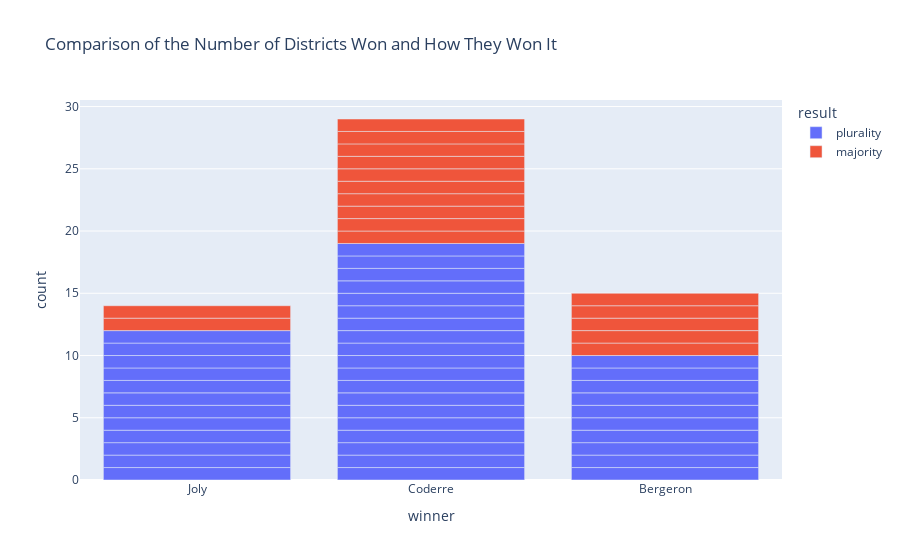

Notebook code cell kept with this figure:
### Markdown cell above
Like above, we could simply find the count of the categories by just mentioning the column that contains these categories. By comparing the heights, we could see that Coderre won the most districts out of the three candidates followed by Bergeron. Here we didn't specify the y axis value as mentioning only the column with categorical variable automatically counts the number of those categories. We could always specify the y value to see the relation of the categories to some numeric values in other column.

What if we want to incoroporate different features into this bar plot? We could incorporate another categorical feature that could show new set of intuitive information on top of what we already have. Now we will look at something called the stacked bar plot.

### Code cell
plot = px.bar(election_data,x="winner",color="result",title="Comparison of the Number of Districts Won and How They Won It")
plot.show()

### Figure 1 — Plotly figure (JSON) as saved in the notebook; plotly's stock layout.template omitted (floating-point values rounded to 4 significant figures)
{"data": [{"alignmentgroup": "True", "hovertemplate": "result=plurality<br>winner=%{x}<br>count=%{y}<extra></extra>", "legendgroup": "plurality", "marker": {"color": "#636efa", "pattern": {"shape": ""}}, "name": "plurality", "offsetgroup": "plurality", "orientation": "v", "showlegend": true, "textposition": "auto", "x": ["Joly", "Joly", "Coderre", "Bergeron", "Coderre", "Bergeron", "Bergeron", "Coderre", "Coderre", "Coderre", "Coderre", "Joly", "Coderre", "Coderre", "Joly", "Joly", "Joly", "Bergeron", "Coderre", "Coderre", "Coderre", "Coderre", "Bergeron", "Joly", "Joly", "Joly", "Joly", "Coderre", "Joly", "Coderre", "Coderre", "Joly", "Coderre", "Coderre", "Bergeron", "Bergeron", "Coderre", "Coderre", "Bergeron", "Bergeron", "Bergeron"], "xaxis": "x", "y": [1, 1, 1, 1, 1, 1, 1, 1, 1, 1, 1, 1, 1, 1, 1, 1, 1, 1, 1, 1, 1, 1, 1, 1, 1, 1, 1, 1, 1, 1, 1, 1, 1, 1, 1, 1, 1, 1, 1, 1, 1], "yaxis": "y", "type": "bar"}, {"alignmentgroup": "True", "hovertemplate": "result=majority<br>winner=%{x}<br>count=%{y}<extra></extra>", "legendgroup": "majority", "marker": {"color": "#EF553B", "pattern": {"shape": ""}}, "name": "majority", "offsetgroup": "majority", "orientation": "v", "showlegend": true, "textposition": "auto", "x": ["Bergeron", "Bergeron", "Coderre", "Coderre", "Coderre", "Bergeron", "Bergeron", "Coderre", "Coderre", "Coderre", "Bergeron", "Coderre", "Coderre", "Joly", "Joly", "Coderre", "Coderre"], "xaxis": "x", "y": [1, 1, 1, 1, 1, 1, 1, 1, 1, 1, 1, 1, 1, 1, 1, 1, 1], "yaxis": "y", "type": "bar"}], "layout": {"xaxis": {"anchor": "y", "domain": [0, 1], "title": {"text": "winner"}}, "yaxis": {"anchor": "x", "domain": [0, 1], "title": {"text": "count"}}, "legend": {"title": {"text": "result"}, "tracegroupgap": 0}, "title": {"text": "Comparison of the Number of Districts Won and How They Won It"}, "barmode": "relative"}}
